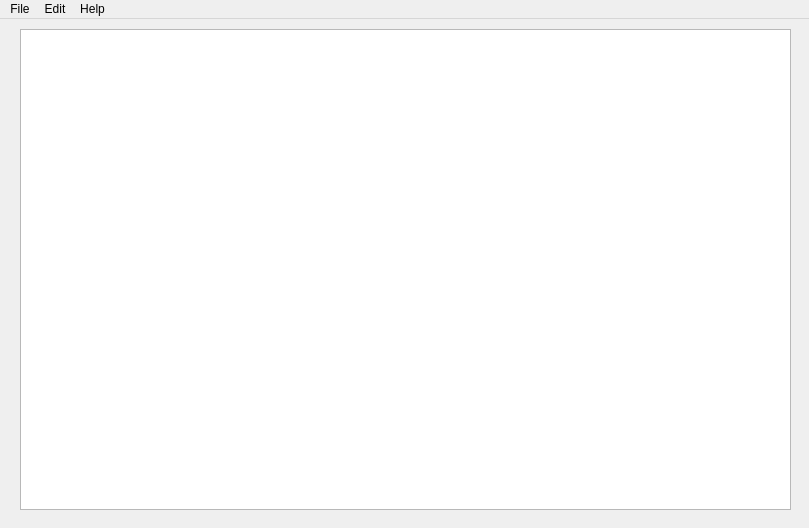
<?xml version="1.0" encoding="UTF-8"?>
<ui version="4.0">
 <class>Futaam</class>
 <widget class="QMainWindow" name="Futaam">
  <property name="geometry">
   <rect>
    <x>0</x>
    <y>0</y>
    <width>809</width>
    <height>528</height>
   </rect>
  </property>
  <property name="windowTitle">
   <string>Futaam</string>
  </property>
  <widget class="QWidget" name="centralwidget">
   <widget class="QTableView" name="tableView">
    <property name="geometry">
     <rect>
      <x>20</x>
      <y>10</y>
      <width>771</width>
      <height>481</height>
     </rect>
    </property>
    <attribute name="horizontalHeaderVisible">
     <bool>true</bool>
    </attribute>
    <attribute name="horizontalHeaderStretchLastSection">
     <bool>true</bool>
    </attribute>
    <attribute name="verticalHeaderVisible">
     <bool>false</bool>
    </attribute>
   </widget>
  </widget>
  <widget class="QMenuBar" name="menubar">
   <property name="geometry">
    <rect>
     <x>0</x>
     <y>0</y>
     <width>809</width>
     <height>21</height>
    </rect>
   </property>
   <widget class="QMenu" name="menuFile">
    <property name="title">
     <string>File</string>
    </property>
    <addaction name="actionOpen"/>
    <addaction name="actionSave"/>
    <addaction name="actionQuit"/>
   </widget>
   <widget class="QMenu" name="menuEdit">
    <property name="title">
     <string>Edit</string>
    </property>
    <addaction name="actionAdd_Entry"/>
    <addaction name="actionDelete_Entry"/>
    <addaction name="actionEdit_Entry"/>
    <addaction name="actionSwap_Entries"/>
    <addaction name="actionViewDetails"/>
   </widget>
   <widget class="QMenu" name="menuHelp">
    <property name="title">
     <string>Help</string>
    </property>
    <addaction name="actionAbout_Futaam"/>
   </widget>
   <addaction name="menuFile"/>
   <addaction name="menuEdit"/>
   <addaction name="menuHelp"/>
  </widget>
  <action name="actionOpen">
   <property name="text">
    <string>Open</string>
   </property>
  </action>
  <action name="actionSave">
   <property name="text">
    <string>Save</string>
   </property>
  </action>
  <action name="actionQuit">
   <property name="text">
    <string>Exit</string>
   </property>
  </action>
  <action name="actionAdd_Entry">
   <property name="text">
    <string>Add Entry</string>
   </property>
  </action>
  <action name="actionDelete_Entry">
   <property name="text">
    <string>Delete Entry</string>
   </property>
  </action>
  <action name="actionSwap_Entries">
   <property name="text">
    <string>Swap Entries</string>
   </property>
  </action>
  <action name="actionEdit_Entry">
   <property name="text">
    <string>Edit Entry</string>
   </property>
  </action>
  <action name="actionAbout_Futaam">
   <property name="text">
    <string>About Futaam</string>
   </property>
  </action>
  <action name="actionViewDetails">
   <property name="text">
    <string>View Details</string>
   </property>
  </action>
 </widget>
 <resources/>
 <connections/>
</ui>
